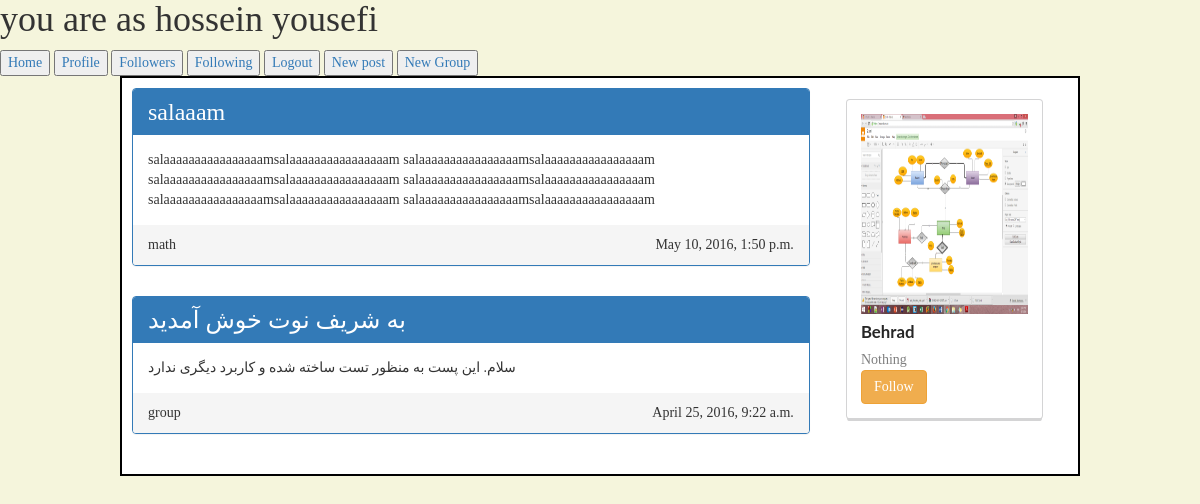
The app's page / (signed in) with its own data.
### xnote_base/models.py (models this page shows, shortened)
class Post(models.Model):
    is_public = models.BooleanField(default=False)
    post_type = models.CharField(choices=(
        ('normal', 'Normal'),
        ('quick', 'Quick'),
    ), default='normal', max_length=50)
    title = models.CharField(max_length=100)
    related_tags = models.ManyToManyField(Tag, blank=True)
    context = models.TextField()
    publish_time = models.DateTimeField(default=timezone.now)
    author = models.ForeignKey(SuperConductor, null=True, blank=True)
    event = models.ForeignKey(Event, null=True, blank=True)

class SuperConductor(models.Model):
    real_name = models.CharField(max_length=100, default='Unknown')
    description = models.CharField(max_length=1000, default='Nothing')
    real_type = models.ForeignKey(ContentType)
    url_name = models.CharField(max_length=100, null=True, blank=True)
    is_formal = models.BooleanField(default=False)
    profile_image = models.ImageField(upload_to='profile_image', null=True, blank=True)
    def __str__(self):
        return self.url_name

### xnote_base/views.py (the view, shortened to what this page needs)
# urls.py: url(r'^$', views.main_page, name='main_page'),
def main_page(request):
    if request.user.is_authenticated():
        user = request.user
        person = Person.objects.get(user__username=user.username)
        post_list = Post.objects.filter(author__in=person.follows.all()).order_by('-publish_time')
        suggestions = SuperConductor.objects.exclude(
            Q(url_name=person.url_name) | Q(followers__url_name=person.url_name))
        if 'platform' in request.GET and request.GET['platform'] == 'android':
            return JsonResponse({
              'user': request.user.first_name + ' ' + request.user.last_name,
                'post_list': serializers.serialize('json', post_list),
                'suggestions': serializers.serialize('json', suggestions),
            })
        else:
            return render(request, 'xnote_base/userindex.html', {
                'user': request.user,
                'post_list': post_list,
                'suggestions': suggestions,
            })

### templates/xnote_base/userindex.html (shortened to what this page needs)
{% extends 'xnote_base/user_super_page.html' %}
{% load staticfiles %}
{% block add_css_and_js %}
    <link rel="stylesheet" href="{% static 'styles/bootstrap.min.css' %}">
    <link type="text/css" rel="stylesheet" href="{% static 'styles/userindex.css' %}"/>
{% endblock %}
{% block body %}
    <div class="post-container">
        <div class="panel-group">
            {% for post in post_list %}
                <div class="panel panel-primary">
                    <div class="panel-heading">
                        <h3 style="display: inline">{{ post.title }}</h3>
                    </div>
                    <div class="panel-body">
                        {{ post.context }}
                    </div>
                    <div class="panel-footer">
                        <div class="panel-author"> {{ post.author }}</div>
                        <div class="panel-date">{{ post.publish_time }}</div>
                        <br style="clear: both"/>
                    </div>
                </div>
                <br style="clear: both"/>
            {% endfor %}
        </div>
        <div class="suggestions">
            {% for suggestion in suggestions %}
                <div class="ui cards" id="suggestion{{ forloop.counter }}">
                    <div class="card">
                        <div class="content">
                            <img class="left floated mini ui image"
                                 src="{{ suggestion.profile_image.url }}">
                            <div class="header">
                                {{ suggestion.real_name }}
                            </div>
                            <div class="description">
                                {{ suggestion.description }}
                                <br/>
                                <div onclick="follow('{{ suggestion.url_name }}', {{ forloop.counter }})"
                                     class="btn btn-warning"
                                     name="">
                                    Follow
                                </div>
                            </div>
                        </div>
                    </div>
                </div>
            {% endfor %}
        </div>
        <br style="clear: both"/>
    </div>
{% endblock %}

### templates/xnote_base/user_super_page.html (shortened to what this page needs)
{% load staticfiles %}
<html>
    <head lang="en">
        <link rel="stylesheet" type="text/css" href="{% static 'styles/semantic.min.css' %}"/>
        {% block add_css_and_js %}
        {% endblock %}
    </head>
    <body>
        <h1>
            you are as {{ user.get_full_name }}</h1>
        <a href="{% url 'xnote_base:main_page' %}">
            <button>Home</button>
        </a>
        <a href="{% url 'xnote_base:profile' %}">
            <button>Profile</button>
        </a>
        <a href="{% url 'xnote_base:followers_page' %}">
            <button>Followers</button>
        </a>
        <a href="{% url 'xnote_base:following_page' %}">
            <button>Following</button>
        </a>
        <a href="{% url 'xnote_base:logout' %}">
            <button>Logout</button>
        </a>
        <a href="{% url 'xnote_base:new_post' %}">
            <button>New post</button>
        </a>
        <a href="{% url 'xnote_base:new_group' %}">
            <button>New Group</button>
        </a>
        <br style="clear: both"/>
        {% block body %}
        {% endblock %}
    </body>
</html>

### xnote_base/static/styles/userindex.css (style rules this page uses)
body { font-family: "cursive"; background-color: beige; overflow-y: scroll; }
.post-container { width: 80%; margin: auto; background-color: white; border: solid black 2px; }
.panel-group { width: 73%; float: left; margin-right: 10px; }
.suggestions { width: 24%; float: left; }
.panel-primary { margin: 10px; }
.ui.cards { margin: 10px; }
.panel-date { float: right; }
.panel-author { width: 10%; display: inline; }
.image { width: 100% !important; height: 200px !important; }

### records on screen
Post: title "salaaam", context "salaaaaaaaaaaaaaaaamsalaaaaaaaaaaaaaaaam salaaaaaaaaaaaaaaaamsalaaaaaaaaaaaaaaaam salaaaaaaaaaaaaaaaamsalaaaaaaaaaaaaaaaam salaaaaaaaaaaaaaaaamsalaaaaaaaaaaaaaaaam salaaaaaaaaaaaaaaaamsalaaaaaaaaaaaaaaaam salaaaaaaaaaaaaaaaamsalaaaaaaaaaaaaaaaam", author "math", publish_time "May 10, 2016, 1:50 p.m."
Post: title "به شریف نوت خوش آمدید", context "سلام. این پست به منظور تست ساخته شده و کاربرد دیگری ندارد", author "group", publish_time "April 25, 2016, 9:22 a.m."
SuperConductor: profile_image (picture), real_name "Behrad", description "Nothing"

### other values on screen
{{ user.get_full_name }} "hossein yousefi"
